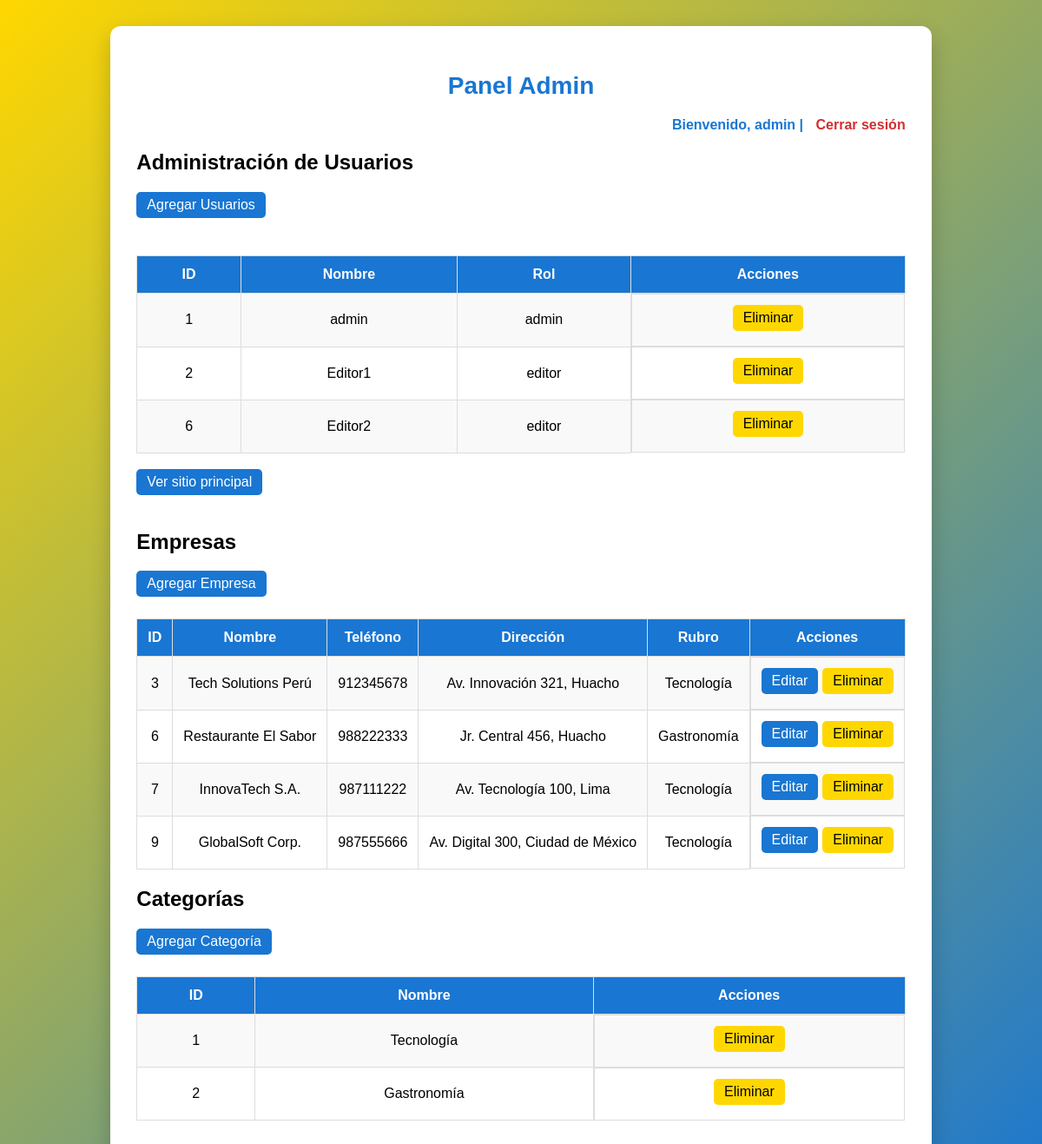
Page /login/admin.php (signed in) on the committed database.
### tables this page shows
CREATE TABLE `usuarios` (
  `id_usuario` int(11) NOT NULL,
  `nombre` varchar(100) NOT NULL,
  `email` varchar(255) DEFAULT NULL,
  `contraseña_hash` varchar(255) NOT NULL,
  `rol` enum('admin','editor','viewer') DEFAULT 'viewer',
  `fecha_registro` timestamp NOT NULL DEFAULT current_timestamp()
);

CREATE TABLE `empresas` (
  `id_empresa` int(11) NOT NULL,
  `nombre` varchar(150) NOT NULL,
  `email` varchar(100) DEFAULT NULL,
  `telefono` varchar(20) DEFAULT NULL,
  `direccion` varchar(200) DEFAULT NULL,
  `id_categoria` int(11) DEFAULT NULL,
  `fecha_registro` timestamp NOT NULL DEFAULT current_timestamp()
);

CREATE TABLE `categorias` (
  `id_categoria` int(11) NOT NULL,
  `nombre` varchar(100) NOT NULL,
  `descripcion` text DEFAULT NULL
);

### login/admin.php (the view, shortened to what this page needs)
<?php
include '../db.php';
$rol = $_SESSION['rol'];
?>
<!DOCTYPE html>
<html lang="es">
<head>
<link rel="stylesheet" href="/clon/guiaempresarial.pe/assets/css/login.css">
</head>
<body>
<div class="panel-container">
    <section class="panel">
        <h1 class="panel-title">Panel <?= ucfirst($rol) ?></h1>
        <div class="usuario-info">
            Bienvenido, <?= htmlspecialchars($_SESSION['usuario']) ?> |
            <a href="cerrar.php">Cerrar sesión</a>
        </div>
        <?php if ($rol === 'admin'): ?>
            <h2>Administración de Usuarios</h2>
            <a href="agregar.php" class="btn">Agregar Usuarios</a>
            <br><br>
            <table>
                <tr>
                    <th>ID</th>
                    <th>Nombre</th>
                    <th>Rol</th>
                    <th>Acciones</th>
                </tr>
                <?php
                $res = $conexion->query("SELECT id_usuario, nombre, rol FROM usuarios");
                while($fila = $res->fetch_assoc()):
                ?>
                <tr>
                    <td><?= $fila['id_usuario'] ?></td>
                    <td><?= htmlspecialchars($fila['nombre']) ?></td>
                    <td><?= htmlspecialchars($fila['rol']) ?></td>
                    <td class="acciones">
                        <a href="eliminar_usuario.php?id=<?= $fila['id_usuario'] ?>"
                           class="btn btn-danger"
                           onclick="return confirm('¿Seguro que deseas eliminar a este usuario?');">
                           Eliminar
                        </a>
                    </td>
                </tr>
                <?php endwhile; ?>
            </table>
            <br>
        <?php endif; ?>
        <a href="../index.php" class="btn" style="margin-bottom:20px; display:inline-block;">
            Ver sitio principal
        </a>
        <h2>Empresas</h2>
        <a href="agregar_empresa.php" class="btn">Agregar Empresa</a>
        <table>
            <tr>
                <th>ID</th>
                <th>Nombre</th>
                <th>Teléfono</th>
                <th>Dirección</th>
                <th>Rubro</th>
                <th>Acciones</th>
            </tr>
            <?php
            $res = $conexion->query("
                SELECT e.id_empresa, e.nombre, e.telefono, e.direccion,
                       c.nombre AS categoria
                FROM empresas e
                JOIN categorias c ON e.id_categoria = c.id_categoria
            ");
            while($fila = $res->fetch_assoc()):
            ?>
            <tr>
                <td><?= $fila['id_empresa'] ?></td>
                <td><?= htmlspecialchars($fila['nombre']) ?></td>
                <td><?= htmlspecialchars($fila['telefono']) ?></td>
                <td><?= htmlspecialchars($fila['direccion']) ?></td>
                <td><?= htmlspecialchars($fila['categoria']) ?></td>
                <td class="acciones">
                    <a href="editar.php?id=<?= $fila['id_empresa'] ?>" class="btn">Editar</a>
                    <a href="eliminar.php?id=<?= $fila['id_empresa'] ?>" class="btn btn-danger"
                       onclick="return confirm('¿Seguro que deseas eliminar esta empresa?');">
                       Eliminar
                    </a>
                </td>
            </tr>
            <?php endwhile; ?>
        </table>
        <h2>Categorías</h2>
        <a href="agregar_categoria.php" class="btn">Agregar Categoría</a>
        <table>
            <tr>
                <th>ID</th>
                <th>Nombre</th>
                <th>Acciones</th>
            </tr>
            <?php
            $res = $conexion->query("SELECT * FROM categorias");
            while($fila = $res->fetch_assoc()):
            ?>
            <tr>
                <td><?= $fila['id_categoria'] ?></td>
                <td><?= htmlspecialchars($fila['nombre']) ?></td>
                <td class="acciones">
                    <a href="eliminar_categoria.php?id=<?= $fila['id_categoria'] ?>" class="btn btn-danger"
                       onclick="return confirm('¿Seguro que deseas eliminar esta categoría?');">Eliminar</a>
                </td>
            </tr>
            <?php endwhile; ?>
        </table>
        <br><br><br>
    </section>
</div>
</body>
</html>

### assets/css/login.css (style rules this page uses)
body { font-family: Arial, sans-serif; background: linear-gradient(135deg, #FFD700, #1976D2); margin: 0; min-height: 100vh; }
.panel-container { display: flex; justify-content: center; margin: 30px auto; padding: 0 20px; }
.panel { max-width: 1200px; background: #fff; border-radius: 12px; box-shadow: 0 10px 25px rgba(0,0,0,0.2); padding: 30px; }
.panel-title { text-align: center; color: #1976D2; font-size: 28px; margin-bottom: 20px; }
.usuario-info { text-align: right; margin-bottom: 20px; font-weight: bold; color: #1976D2; }
.usuario-info a { text-decoration: none; margin-left: 10px; color: #D32F2F; font-weight: bold; }
.panel table { width: 100%; border-collapse: collapse; margin-top: 20px; }
.panel table th, .panel table td { padding: 12px; border: 1px solid #ddd; text-align: center; }
.panel table th { background-color: #1976D2; color: #fff; }
.panel table tr:nth-child(even) { background-color: #f9f9f9; }
.panel .btn { padding: 6px 12px; border: none; border-radius: 5px; background-color: #1976D2; color: #fff; cursor: pointer; text-decoration: none; display: inline-block; transition: background 0.3s; margin-bottom: 5px; }
.panel .btn-danger { background-color: #FFD700; color: #000; }
.panel .acciones { display: flex; justify-content: center; gap: 5px; }

### rows in the picture
usuarios: id_usuario "1", nombre "admin", rol "admin"
usuarios: id_usuario "2", nombre "Editor1", rol "editor"
usuarios: id_usuario "6", nombre "Editor2", rol "editor"
empresas: id_empresa "3", nombre "Tech Solutions Perú", telefono "912345678", direccion "Av. Innovación 321, Huacho", id_categoria.nombre "Tecnología"
empresas: id_empresa "6", nombre "Restaurante El Sabor", telefono "988222333", direccion "Jr. Central 456, Huacho", id_categoria.nombre "Gastronomía"
empresas: id_empresa "7", nombre "InnovaTech S.A.", telefono "987111222", direccion "Av. Tecnología 100, Lima", id_categoria.nombre "Tecnología"
empresas: id_empresa "9", nombre "GlobalSoft Corp.", telefono "987555666", direccion "Av. Digital 300, Ciudad de México", id_categoria.nombre "Tecnología"
categorias: id_categoria "1", nombre "Tecnología"
categorias: id_categoria "2", nombre "Gastronomía"

### other values in the picture
$rol "Admin"
$_SESSION['usuario'] "admin"
